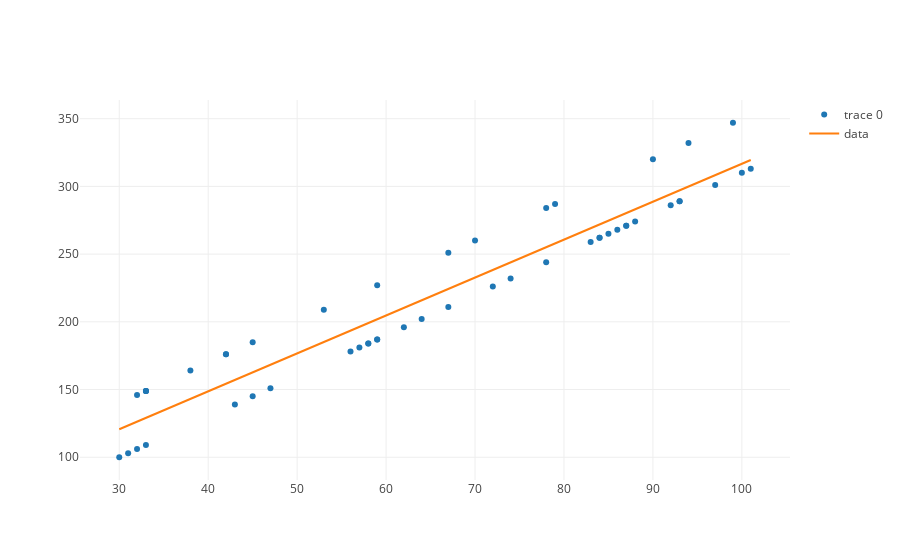

The cell this chart's notebook holds for it:
### Code cell
from graph import plot, trace_values, build_layout
trace_1 = dict(x = temps, y =  customers, mode = 'markers') 
input_temps = list(map(lambda temp: [temp], temps))
model_trace = trace_values(temps, biased_customer_predictions, mode = 'lines')
plot([trace_1, model_trace])

### Figure 1 — Plotly figure (JSON) as saved in the notebook; plotly's stock layout.template omitted (floating-point values rounded to 4 significant figures)
{"data": [{"mode": "markers", "type": "scatter", "uid": "a8877d77-bf98-4bea-8f59-77a3c20bb0e6", "x": [30, 31, 32, 32, 33, 33, 33, 33, 38, 42, 42, 43, 45, 45, 47, 53, 56, 57, 58, 58, 59, 59, 59, 62, 64, 67, 67, 70, 72, 74, 78, 78, 79, 83, 84, 84, 85, 86, 87, 87, 88, 90, 92, 93, 93, 94, 97, 99, 100, 101], "y": [100, 103, 146, 106, 109, 149, 149, 149, 164, 176, 176, 139, 145, 185, 151, 209, 178, 181, 184, 184, 187, 187, 227, 196, 202, 211, 251, 260, 226, 232, 244, 284, 287, 259, 262, 262, 265, 268, 271, 271, 274, 320, 286, 289, 289, 332, 301, 347, 310, 313]}, {"mode": "lines", "name": "data", "text": [], "type": "scatter", "uid": "10b623ad-dc4e-4d26-a9b7-3d4a91a59d87", "x": [30, 31, 32, 32, 33, 33, 33, 33, 38, 42, 42, 43, 45, 45, 47, 53, 56, 57, 58, 58, 59, 59, 59, 62, 64, 67, 67, 70, 72, 74, 78, 78, 79, 83, 84, 84, 85, 86, 87, 87, 88, 90, 92, 93, 93, 94, 97, 99, 100, 101], "y": [120.7, 123.5, 126.3, 126.3, 129.1, 129.1, 129.1, 129.1, 143.1, 154.3, 154.3, 157.1, 162.7, 162.7, 168.3, 185.1, 193.5, 196.3, 199.1, 199.1, 201.9, 201.9, 201.9, 210.3, 215.9, 224.3, 224.3, 232.7, 238.3, 243.9, 255.1, 255.1, 257.9, 269.1, 271.9, 271.9, 274.7, 277.5, 280.3, 280.3, 283.1, 288.7, 294.3, 297.1, 297.1, 299.9, 308.3, 313.9, 316.7, 319.5]}], "layout": {"autosize": true, "xaxis": {"autorange": true, "range": [25.63, 105.4], "type": "linear"}, "yaxis": {"autorange": true, "range": [81.91, 365.1], "type": "linear"}}}
